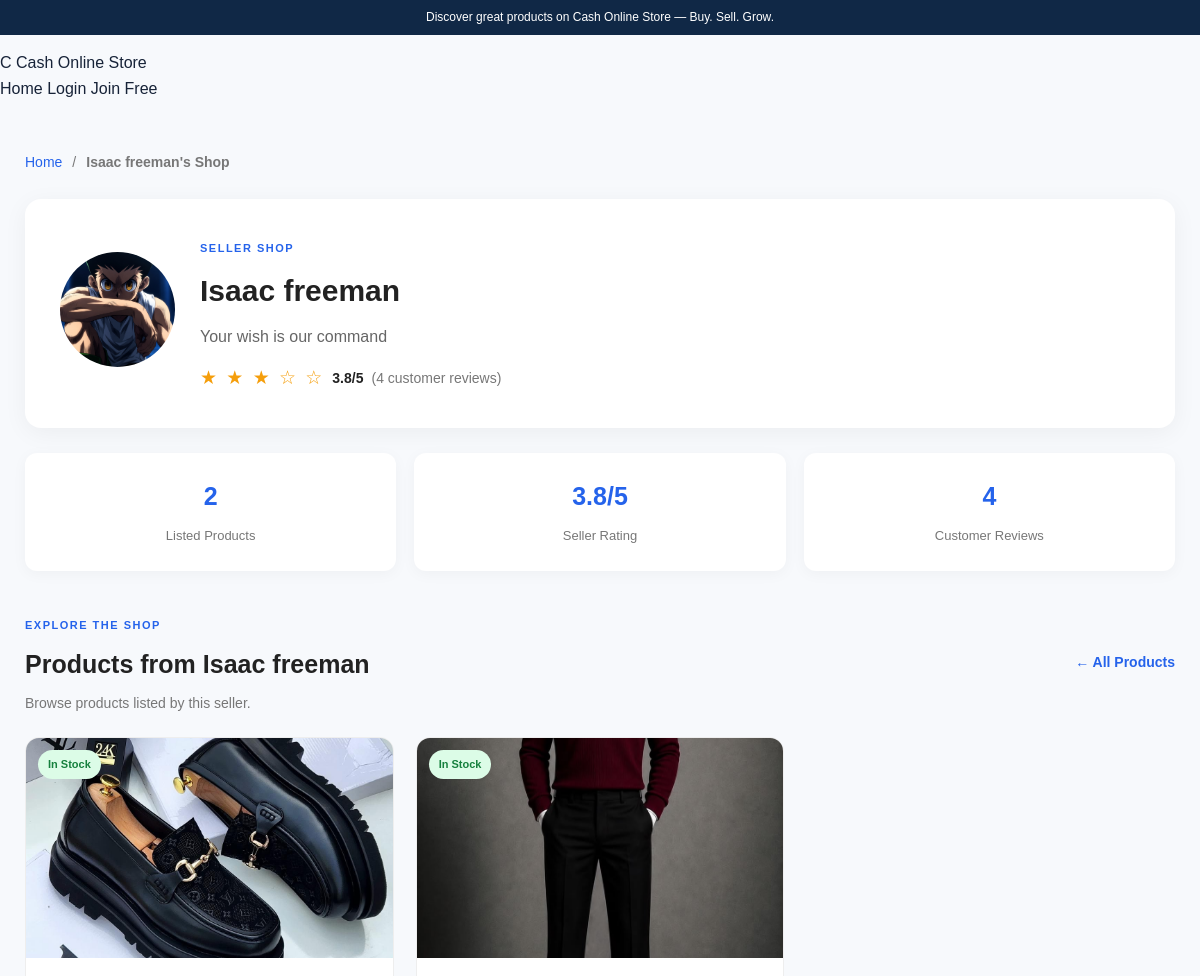
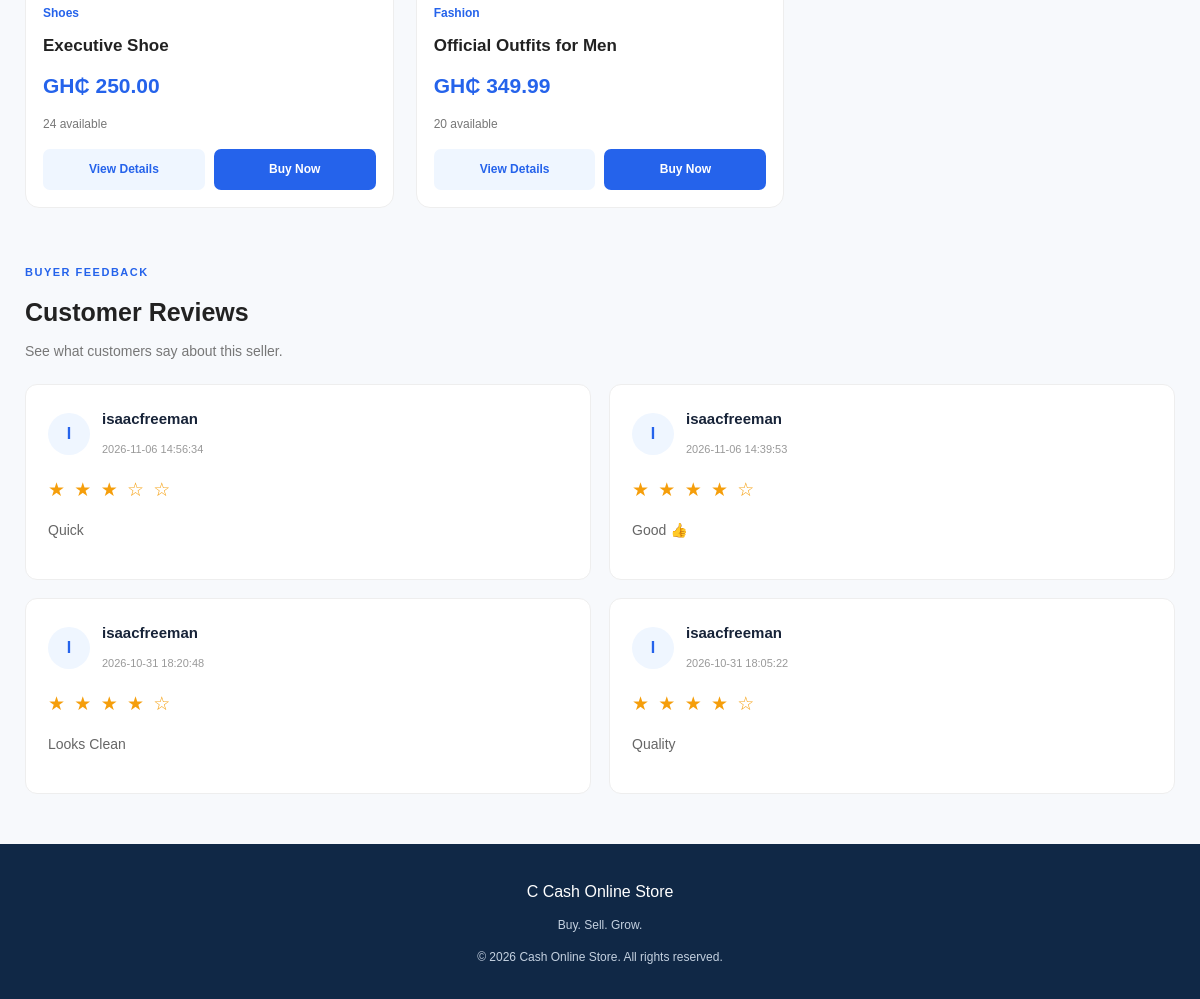
Screenshot of /seller/1 with the database file from the repository (2 pictures, top to bottom).
### tables this page shows
CREATE TABLE users (
            id INTEGER PRIMARY KEY AUTOINCREMENT,
            name TEXT NOT NULL,
            email TEXT NOT NULL UNIQUE,
            password_hash TEXT NOT NULL,
            role TEXT NOT NULL CHECK(role IN ('buyer', 'seller')),
            created_at TIMESTAMP DEFAULT CURRENT_TIMESTAMP
        , profile_image TEXT, shop_description TEXT);

CREATE TABLE products (
            id INTEGER PRIMARY KEY AUTOINCREMENT,
            seller_id INTEGER NOT NULL,
            name TEXT NOT NULL,
            category TEXT NOT NULL,
            price REAL NOT NULL CHECK(price >= 0),
            quantity INTEGER NOT NULL DEFAULT 1 CHECK(quantity >= 0),
            image TEXT,
            description TEXT,
            created_at TIMESTAMP DEFAULT CURRENT_TIMESTAMP, is_hidden INTEGER NOT NULL DEFAULT 0,
            FOREIGN KEY (seller_id) REFERENCES users(id)
        );

CREATE TABLE seller_reviews (
            id INTEGER PRIMARY KEY AUTOINCREMENT,
            order_id INTEGER NOT NULL UNIQUE,
            buyer_id INTEGER NOT NULL,
            seller_id INTEGER NOT NULL,
            rating INTEGER NOT NULL CHECK(rating BETWEEN 1 AND 5),
            comment TEXT,
            created_at TIMESTAMP DEFAULT CURRENT_TIMESTAMP,
            FOREIGN KEY (order_id) REFERENCES orders(id),
            FOREIGN KEY (buyer_id) REFERENCES users(id),
            FOREIGN KEY (seller_id) REFERENCES users(id)
        );

### app.py (the view)
@app.route("/seller/<int:seller_id>")
def seller_profile(seller_id):
    connection = get_db_connection()
    try:
        seller = connection.execute("""
            SELECT
                id,
                name,
                profile_image,
                shop_description,
                created_at
            FROM users
            WHERE id = ?
              AND role = 'seller'
        """, (seller_id,)).fetchone()
        if seller is None:
            abort(404)
        products = connection.execute("""
            SELECT
                p.*,
                (
                    SELECT AVG(sr.rating)
                    FROM seller_reviews AS sr
                    WHERE sr.seller_id = p.seller_id
                ) AS seller_average_rating,
                (
                    SELECT COUNT(sr.id)
                    FROM seller_reviews AS sr
                    WHERE sr.seller_id = p.seller_id
                ) AS seller_review_count
            FROM products AS p
            WHERE p.seller_id = ?
              AND p.quantity > 0
            ORDER BY p.created_at DESC, p.id DESC
        """, (seller_id,)).fetchall()
        rating = connection.execute("""
            SELECT
                AVG(rating) AS average_rating,
                COUNT(*) AS review_count
            FROM seller_reviews
            WHERE seller_id = ?
        """, (seller_id,)).fetchone()
        reviews = connection.execute("""
            SELECT
                sr.rating,
                sr.comment,
                sr.created_at,
                buyer.name AS buyer_name
            FROM seller_reviews AS sr
            JOIN users AS buyer
                ON buyer.id = sr.buyer_id
            WHERE sr.seller_id = ?
            ORDER BY sr.created_at DESC, sr.id DESC
        """, (seller_id,)).fetchall()
    finally:
        connection.close()
    return render_template(
        "seller_profile.html",
        seller=seller,
        products=products,
        average_rating=rating["average_rating"],
        review_count=rating["review_count"],
        reviews=reviews
    )

### app.py (called while the page is built, shortened)
def get_db_connection():
    connection = sqlite3.connect(DATABASE)
    connection.row_factory = sqlite3.Row
    return connection

@app.context_processor
def inject_unread_messages():
    unread_messages = 0
    return {
        "unread_messages": unread_messages
    }

### templates/seller_profile.html (shortened to what this page needs)
<!DOCTYPE html>
<html lang="en">
<head>
    <link rel="stylesheet"
          href="{{ url_for('static', filename='style.css') }}">
</head>
<body>
<div class="announcement-bar">
    Discover great products on Cash Online Store — Buy. Sell. Grow.
</div>
<header class="marketplace-navbar">
    <a class="market-logo" href="{{ url_for('home') }}">
        <span class="market-logo-icon">C</span>
        <span>Cash Online Store</span>
    </a>
    <nav class="market-nav-links">
        <a href="{{ url_for('home') }}">Home</a>
        {% if session.get('user_id') %}
            <span class="market-welcome">
                Welcome, {{ session.get('user_name') }}!
            </span>
            {% if session.get('user_role') == 'seller' %}
                <a href="{{ url_for('seller_dashboard') }}">Dashboard</a>
            {% endif %}
            <form method="POST" action="{{ url_for('logout') }}">
                <button type="submit" class="nav-logout">Logout</button>
            </form>
        {% else %}
            <a href="{{ url_for('login') }}">Login</a>
            <a href="{{ url_for('register') }}" class="nav-join">Join Free</a>
        {% endif %}
    </nav>
</header>
<main class="public-shop-page">
    <div class="shop-breadcrumb">
        <a href="{{ url_for('home') }}">Home</a>
        <span>/</span>
        <strong>{{ seller['name'] }}'s Shop</strong>
    </div>
    <section class="public-seller-header">
        <div class="public-seller-avatar">
            {% if seller['profile_image'] %}
                <img
                    src="{{ url_for('static', filename=seller['profile_image']) }}"
                    alt="{{ seller['name'] }} profile picture"
                >
            {% else %}
                <div class="public-seller-initial">
                    {{ seller['name'][0]|upper }}
                </div>
            {% endif %}
        </div>
        <div class="public-seller-info">
            <span class="public-shop-label">SELLER SHOP</span>
            <h1>{{ seller['name'] }}</h1>
            <p class="public-seller-description">
                {{ seller['shop_description'] or
                   'Welcome to my shop on Cash Online Store!' }}
            </p>
            <div class="public-seller-rating">
                {% if review_count > 0 %}
                    <span class="public-rating-stars">
                        {% for star in range(1, 6) %}
                            {% if star <=
                                (average_rating | round(0, 'floor') | int) %}
                                ★
                            {% else %}
                                ☆
                            {% endif %}
                        {% endfor %}
                    </span>
                    <strong>
                        {{ "%.1f"|format(average_rating) }}/5
                    </strong>
                    <span>
                        ({{ review_count }} customer reviews)
                    </span>
                {% else %}
                    <span>No customer ratings yet</span>
                {% endif %}
            </div>
        </div>
    </section>
    <section class="public-shop-stats">
        <div class="public-shop-stat">
            <strong>{{ products|length }}</strong>
            <span>Listed Products</span>
        </div>
        <div class="public-shop-stat">
            <strong>
                {% if review_count > 0 %}
                    {{ "%.1f"|format(average_rating) }}/5
                {% else %}
                    New
                {% endif %}
            </strong>
            <span>Seller Rating</span>
        </div>
        <div class="public-shop-stat">
            <strong>{{ review_count }}</strong>
            <span>Customer Reviews</span>
        </div>
    </section>
    <section class="public-shop-products">
        <div class="public-section-heading">
            <div>
                <span class="public-section-label">EXPLORE THE SHOP</span>
                <h2>Products from {{ seller['name'] }}</h2>
                <p>Browse products listed by this seller.</p>
            </div>
            <a href="{{ url_for('home') }}" class="shop-back-link">
                ← All Products
            </a>
        </div>
        {% if products %}
            <div class="public-shop-product-grid">
                {% for product in products %}
                    <article class="public-shop-product-card">
                        <a
                            class="public-shop-product-image"
                            href="{{ url_for('product_detail', product_id=product['id']) }}"
                        >
                            {% if product['image'] %}
                                <img
                                    src="{{ product['image'] }}"
                                    alt="{{ product['name'] }}"
                                    loading="lazy"
                                >
                            {% else %}
                                <div class="public-product-placeholder">
                                    <span>📦</span>
                                    <small>No image available</small>
                                </div>
                            {% endif %}
                            {% if product['quantity'] > 0 %}
                                <span class="public-product-status in-stock">
                                    In Stock
                                </span>
                            {% else %}
                                <span class="public-product-status out-stock">
                                    Sold Out
                                </span>
                            {% endif %}
                        </a>
                        <div class="public-shop-product-info">
                            <span class="public-product-category">
                                {{ product['category'] }}
                            </span>
                            <h3>
                                <a href="{{ url_for('product_detail', product_id=product['id']) }}">
                                    {{ product['name'] }}
                                </a>
                            </h3>
                            <div class="public-product-price">
                                GH₵ {{ "%.2f"|format(product['price']) }}
                            </div>
                            <p class="public-product-stock">
                                {% if product['quantity'] > 0 %}
                                    {{ product['quantity'] }} available
                                {% else %}
                                    Currently unavailable
                                {% endif %}
                            </p>
                            <div class="public-product-actions">
                                <a
                                    href="{{ url_for('product_detail', product_id=product['id']) }}"
                                    class="public-view-product"
                                >
                                    View Details
                                </a>
                                {% if product['quantity'] > 0 %}
                                    <a
                                        href="{{ url_for('buy_product', product_id=product['id']) }}"
                                        class="public-buy-product"
                                    >
                                        Buy Now
                                    </a>
                                {% endif %}
                            </div>
                        </div>
                    </article>
                {% endfor %}
            </div>
        {% endif %}
    </section>
    <section class="public-customer-reviews">
        <div class="public-section-heading">
            <div>
                <span class="public-section-label">BUYER FEEDBACK</span>
                <h2>Customer Reviews</h2>
                <p>See what customers say about this seller.</p>
            </div>
        </div>
        {% if reviews %}
            <div class="public-review-grid">
                {% for review in reviews %}
                    <article class="public-review-card">
                        <div class="public-review-top">
                            <div class="public-review-avatar">
                                {{ review['buyer_name'][0]|upper }}
                            </div>
                            <div>
                                <h3>{{ review['buyer_name'] }}</h3>
                                <small>{{ review['created_at'] }}</small>
                            </div>
                        </div>
                        <div class="public-review-stars">
                            {% for star in range(1, 6) %}
                                {% if star <= review['rating'] %}
                                    ★
                                {% else %}
                                    ☆
                                {% endif %}
                            {% endfor %}
                        </div>
                        <p class="public-review-comment">
                            {{ review['comment'] or
                               'This buyer left a rating without a comment.' }}
                        </p>
                    </article>
                {% endfor %}
            </div>
        {% else %}
            <div class="public-no-reviews">
                <span>⭐</span>
                <p>This seller has not received customer reviews yet.</p>
            </div>
        {% endif %}
    </section>
</main>
<footer class="market-footer">
    <a class="market-logo" href="{{ url_for('home') }}">
        <span class="market-logo-icon">C</span>
        <span>Cash Online Store</span>
    </a>
    <p>Buy. Sell. Grow.</p>
    <p>&copy; 2026 Cash Online Store. All rights reserved.</p>
</footer>
</body>
</html>

### rows the page displays
users: name "Isaac freeman", profile_image (picture), shop_description "Your wish is our command"
products: image (picture), shows "In Stock", category "Shoes", name "Executive Shoe", price "250.00", quantity "24"
products: image (picture), shows "In Stock", category "Fashion", name "Official Outfits for Men", price "349.99", quantity "20"
seller_reviews: name "I", buyer_name "isaacfreeman", created_at "2026-11-06 14:56:34", rating 3 (drawn), comment "Quick"
seller_reviews: name "I", buyer_name "isaacfreeman", created_at "2026-11-06 14:39:53", rating 4 (drawn), comment "Good 👍"
seller_reviews: name "I", buyer_name "isaacfreeman", created_at "2026-10-31 18:20:48", rating 4 (drawn), comment "Looks Clean"
seller_reviews: name "I", buyer_name "isaacfreeman", created_at "2026-10-31 18:05:22", rating 4 (drawn), comment "Quality"

### other values shown
{{ "%.1f"|format(average_rating) }} "3.8"
{{ review_count }} "4"
{{ products|length }} "2"
